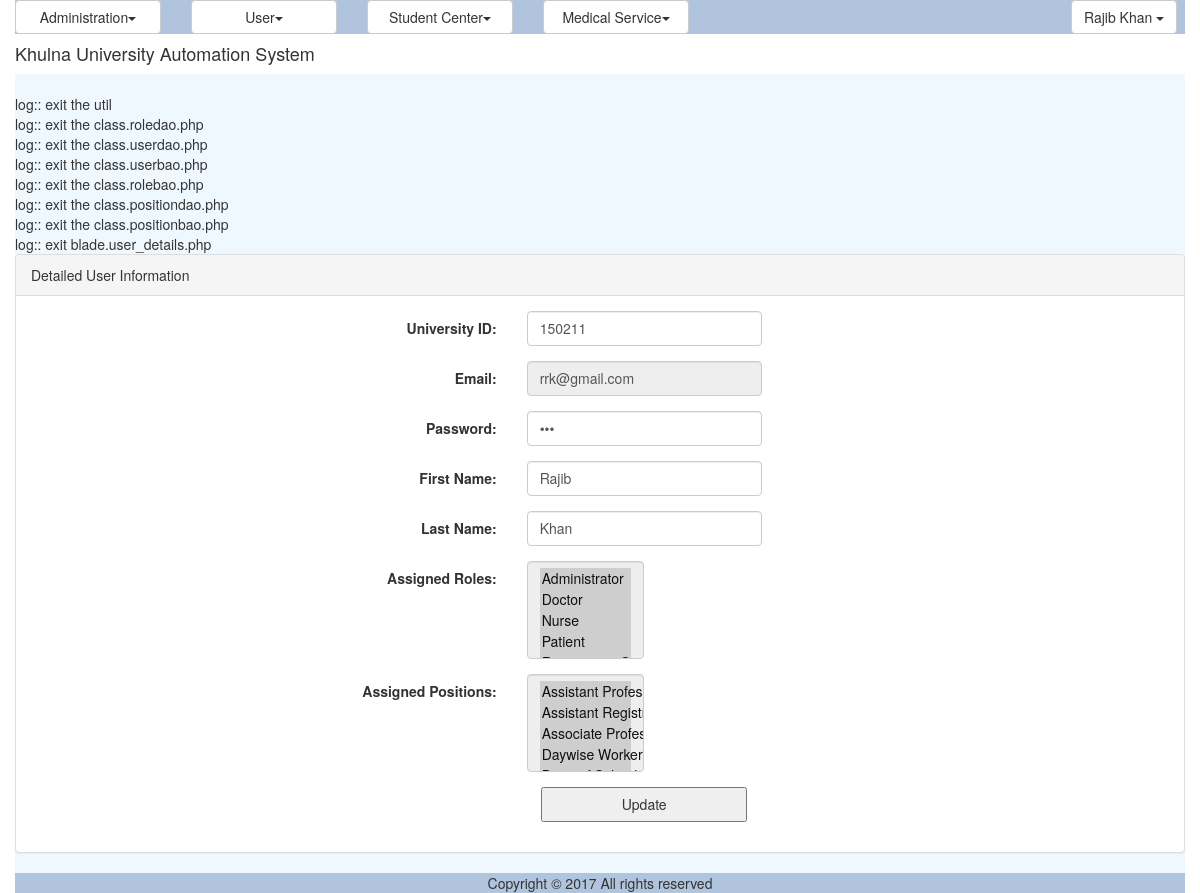
Screenshot of /user_details.php (signed in) with the database file from the repository.
### tables this page shows
CREATE TABLE `tbl_user` (
  `ID` varchar(40) NOT NULL,
  `UniversityID` varchar(20) NOT NULL,
  `Email` varchar(50) NOT NULL,
  `Password` varchar(20) NOT NULL,
  `FirstName` varchar(50) NOT NULL,
  `LastName` varchar(50) NOT NULL,
  `Age` int(11) NOT NULL,
  `Sex` varchar(45) NOT NULL,
  `Degrees` varchar(100) NOT NULL,
  `Specialist` varchar(100) NOT NULL,
  `WorkingAddress` varchar(100) NOT NULL,
  `DayShedule` varchar(100) NOT NULL,
  `TimeShedule` varchar(100) NOT NULL,
  `Status` varchar(20) DEFAULT NULL,
  `IsLogged` smallint(1) DEFAULT NULL,
  `IsArchived` smallint(1) DEFAULT NULL,
  `IsDeleted` smallint(1) DEFAULT NULL
);

CREATE TABLE `tbl_role` (
  `ID` varchar(40) NOT NULL,
  `Name` varchar(50) NOT NULL
);

CREATE TABLE `tbl_position` (
  `ID` varchar(40) NOT NULL,
  `Name` varchar(50) NOT NULL
);

### common/class.common.user.php (called while the page is built, shortened)
<?php
class User{
    private $_ID;
public function setID ( $ID ) {
        $this->_ID = $ID;
    }
    public function getID () {
        return $this->_ID;
    }
}
class Role{
    private $_ID;
    private $_Name;
    public function setID ( $ID ) {
        $this->_ID = $ID;
    }
    public function getID () {
        return $this->_ID;
    }
    public function setName( $Name ) {
        $this->_Name = $Name;
    }
    public function getName() {
        return $this->_Name;
    }
}
class Position{
    private $_ID;
    private $_Name;
    public function setID ( $ID ) {
        $this->_ID = $ID;
    }
    public function getID () {
        return $this->_ID;
    }
    public function setName( $Name ) {
        $this->_Name = $Name;
    }
    public function getName() {
        return $this->_Name;
    }
}
?>

### common/class.common.php (called while the page is built, shortened)
<?php
include_once 'class.common.user.php';
class Result{
    private $_IsSuccess=0;
    private $_ResultObject;
    public function setIsSuccess($IsSuccess){
        $this->_IsSuccess = $IsSuccess;
    }
    public function getIsSuccess(){
        return $this->_IsSuccess;
    }
    public function setResultObject($ResultObject){
        $this->_ResultObject = $ResultObject;
    }
    public function getResultObject(){
        return $this->_ResultObject;
    }
}
?>

### modules/user/ui/view.user_details.php (the view)
<?php
include_once './common/class.common.php';
include_once 'blade/view.user_details.blade.php';
?>
<div class="panel panel-default">
    <div class="panel-heading">Detailed User Information</div>
    <div class="panel-body">
	<div id="form">
		<form method="post" class="form-horizontal">
			<div class="form-group">
              	<label class="control-label col-sm-4" for="txtUniversityID">University ID:</label>
              	<div class="col-sm-6">
              	<input type="text" name="txtUniversityID" class="form-control" placeholder="University Identity" value="<?php echo $userPositions->getUniversityID(); ?>" required/>
			  	</div>
			</div>
			<div class="form-group">
              	<label class="control-label col-sm-4" for="txtEmail">Email:</label>
              	<div class="col-sm-6">
			  	<input type="email" name="txtEmail" class="form-control" placeholder="Email Address" value="<?php echo $userPositions->getEmail(); ?>" readonly/>
			  	</div>
			</div>
			<div class="form-group">
              	<label class="control-label col-sm-4" for="txtPassword">Password:</label>
              	<div class="col-sm-6">
				<input type="password" name="txtPassword" class="form-control" placeholder="Password" value="<?php echo $userPositions->getPassword(); ?>" required/>
				</div>
			</div>
			<div class="form-group">
              	<label class="control-label col-sm-4" for="txtFirstName">First Name:</label>
              	<div class="col-sm-6">
				<input type="text" name="txtFirstName" class="form-control" placeholder="First Name" value="<?php echo $userPositions->getFirstName(); ?>" required/>
				</div>
			</div>
			<div class="form-group">
              	<label class="control-label col-sm-4" for="txtLastName">Last Name:</label>
              	<div class="col-sm-6">
				<input type="text" name="txtLastName" class="form-control" placeholder="Last Name" value="<?php echo $userPositions->getLastName(); ?>" required/>
				</div>
			</div>
			<div class="form-group">
              	<label class="control-label col-sm-4" for="assignedRoles">Assigned Roles:</label>
              	<div class="col-sm-6">
						    <?php
						    $var = '<select name="assignedRoles[]" class="form-control" id="select-from-roles" multiple readonly>';
							$Result = $_RoleBAO->getAllRoles();
							if($Result->getIsSuccess()){
								$Roles = $Result->getResultObject();
						       for ($i=0; $i < sizeof($Roles); $i++) {
						       		$Role = $Roles[$i];
						    		$var = $var. '<option value="'.$Role->getID().'"';
						       		if(isRoleAvailable($Role,$userPositions->getRoles())) {
						          		$var = $var.' selected="selected"';
						          	}
						          	$var = $var.'>'.$Role->getName().'</option>';
								}
								$var = $var.'</select>';
							}
							echo $var;
							?>
				</div>
			</div>
			<div class="form-group">
              	<label class="control-label col-sm-4" for="assignedPositions">Assigned Positions:</label>
              	<div class="col-sm-6">
						    <?php
						    $var = '<select name="assignedPositions[]" class="form-control" id="select-from-positions" multiple readonly>';
							$Result = $_PositionBAO->getAllPositions();
							if($Result->getIsSuccess()){
								$Positions = $Result->getResultObject();
						       for ($i=0; $i < sizeof($Positions); $i++) {
						       		$Position = $Positions[$i];
						    		$var = $var. '<option value="'.$Position->getID().'"';
						       		if(isPositionAvailable($Position,$userPositions->getPositions()))
						       		{
						          		$var = $var.' selected="selected"';
						          	}
						          	$var = $var.'>'.$Position->getName().'</option>';
								}
								$var = $var.'</select>';
							}
							echo $var;
							?>
				</div>
			</div>
	        <div class="form-group">
              <div class="col-sm-offset-2 col-sm-10">
					<button type="submit" value="update" name="update">Update</button>
			   </div>
            </div>
		</form>
	</div>
	</div>
</div>

### resources/css/style.css (style rules this page uses)
#form { width:500px; margin:0px auto; text-align:center; }
#form form input { width:100%; height:35px; }
form button { width:50%; height:35px; }

### rows the page displays
tbl_user: txtUniversityID "150211", txtEmail "rrk@gmail.com", txtFirstName "Rajib", txtLastName "Khan"
tbl_role: Name "Administrator ☑ / Doctor ☑ / Nurse ☑ / Patient ☑"
tbl_position: Name "Assistant Professor ☑ / Assistant Registrar ☑ / Associate Professor ☑ / Daywise Worker ☑"

### other values shown
$globalMenu[$i]->getTitle() "Administration User Student Center Medical Service"
$CurrentUser->getFirstName() "Rajib"
$CurrentUser->getLastName() "Khan"
